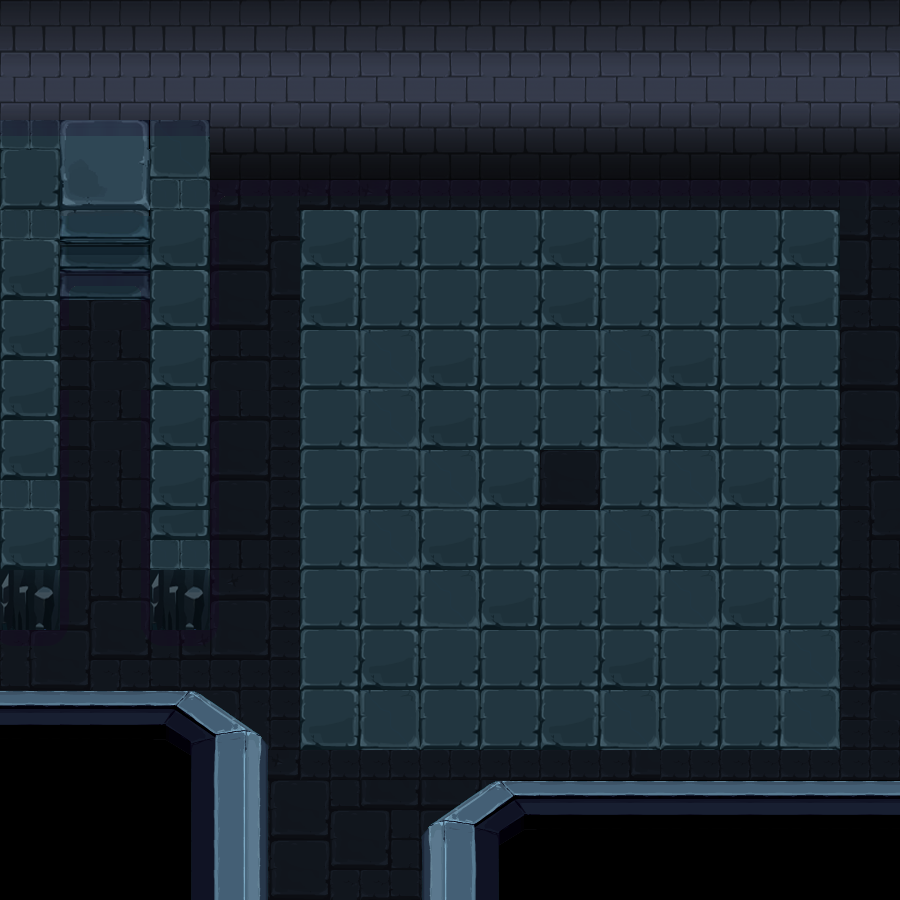

Rendered tile map (Tiled .tmx) drawn with the repository's tilesets; below, a short description and the map source with its tile grids summarised:
An orthogonal 30x30 tile map with 30x30 px tiles, 5 tile layers (1, 2, 4, 11, ...), 1 hidden layer not drawn, 7 tilesets and 18 objects (11x crafo, obj_switch, obj_tutorial, obj_block_rock, start, ...).

<map version="1.0" orientation="orthogonal" width="30" height="30" tilewidth="30" tileheight="30">
 <properties>
  <property name="puzzle" value="figures" />
  <property name="tries" value="2" />
 </properties>
 <tileset firstgid="1" name="collisions" tilewidth="30" tileheight="30">
  <image source="res/collisions.png" width="150" height="30" />
 </tileset>
 <tileset firstgid="6" name="omega_digger_stand_001" tilewidth="41" tileheight="41">
  <image source="../omegas/omega_digger_stand_001.png" width="41" height="41" />
 </tileset>
 <tileset firstgid="7" name="cave_switch_up" tilewidth="60" tileheight="60">
  <image source="../objects/cave_switch_up.png" trans="ffffff" width="60" height="60" />
 </tileset>
 <tileset firstgid="8" name="block_rock" tilewidth="88" tileheight="119">
  <image source="../objects/block_rock_frame_0.png" width="88" height="119" />
 </tileset>
 <tileset firstgid="9" name="tileset_caves" tilewidth="30" tileheight="30">
  <image source="res/tileset_caves.png" width="1102" height="627" />
 </tileset>
 <tileset firstgid="729" name="floor_count" tilewidth="33" tileheight="45">
  <image source="../objects/floor_count/floor_count_frame_12.png" width="33" height="45" />
 </tileset>
 <tileset firstgid="730" name="tutorial_tile" tilewidth="60" tileheight="60">
  <image source="../objects/tutorial_tile.png" width="60" height="60" />
 </tileset>
 <layer name="1" width="30" height="30">
  <data>[900 cells, 816 non-empty, 78 distinct tile ids]</data>
 </layer>
 <layer name="2" width="30" height="30">
  <properties>
   <property name="layer" value="2" />
  </properties>
  <data>[900 cells, 70 non-empty, 10 distinct tile ids]</data>
 </layer>
 <layer name="4" width="30" height="30">
  <properties>
   <property name="layer" value="4" />
  </properties>
  <data>[900 cells, 0 non-empty, 0 distinct tile ids]</data>
 </layer>
 <objectgroup name="shapes" width="30" height="30">
  <object x="346" y="252" width="447" height="447">
   <ellipse />
  </object>
 </objectgroup>
 <objectgroup color="#ff0000" name="collision" width="30" height="30">
  <object name="obj_switch" gid="7" x="76" y="191" />
  <object name="obj_tutorial" gid="730" x="211" y="315">
   <properties>
    <property name="dialogID" value="tutorial_figures" />
   </properties>
  </object>
 </objectgroup>
 <objectgroup name="objects" width="30" height="30" visible="0">
  <object name="obj_block_rock" gid="8" x="140" y="704" />
 </objectgroup>
 <layer name="11" width="30" height="30">
  <properties>
   <property name="layer" value="11" />
  </properties>
  <data>[900 cells, 97 non-empty, 1 distinct tile ids]</data>
 </layer>
 <layer name="12" width="30" height="30">
  <properties>
   <property name="layer" value="12" />
  </properties>
  <data>[900 cells, 77 non-empty, 34 distinct tile ids]</data>
 </layer>
 <objectgroup color="#00ff00" name="trigger" width="30" height="30" />
 <objectgroup color="#ff0000" name="Start" width="30" height="30">
  <object name="start" x="343" y="805" />
 </objectgroup>
 <objectgroup name="doors" width="30" height="30">
  <object name="door_a" x="285" y="868" width="123" height="28">
   <properties>
    <property name="event" value="enter" />
    <property name="orientation" value="s" />
    <property name="to" value="level_5:c" />
   </properties>
  </object>
 </objectgroup>
 <objectgroup name="crafos" width="30" height="30">
  <object name="crafo" gid="6" x="490" y="370" />
  <object name="crafo" gid="6" x="550" y="263" />
  <object name="crafo" gid="6" x="550" y="430" />
  <object name="crafo" gid="6" x="613" y="368" />
  <object name="crafo" gid="6" x="453" y="681" />
  <object name="crafo" gid="6" x="346" y="569" />
  <object name="crafo" gid="6" x="753" y="571" />
  <object name="crafo" gid="6" x="648" y="681" />
  <object name="crafo" gid="6" x="716" y="630" />
  <object name="crafo" gid="6" x="384" y="629" />
  <object name="crafo" gid="6" x="550" y="706" />
 </objectgroup>
 <objectgroup name="counter" width="30" height="30">
  <object name="floor_count" gid="729" x="553" y="502" />
 </objectgroup>
 <layer name="collisions" width="30" height="30" visible="0" opacity="0.93">
  <data>[900 cells, 175 non-empty, 4 distinct tile ids]</data>
 </layer>
</map>
